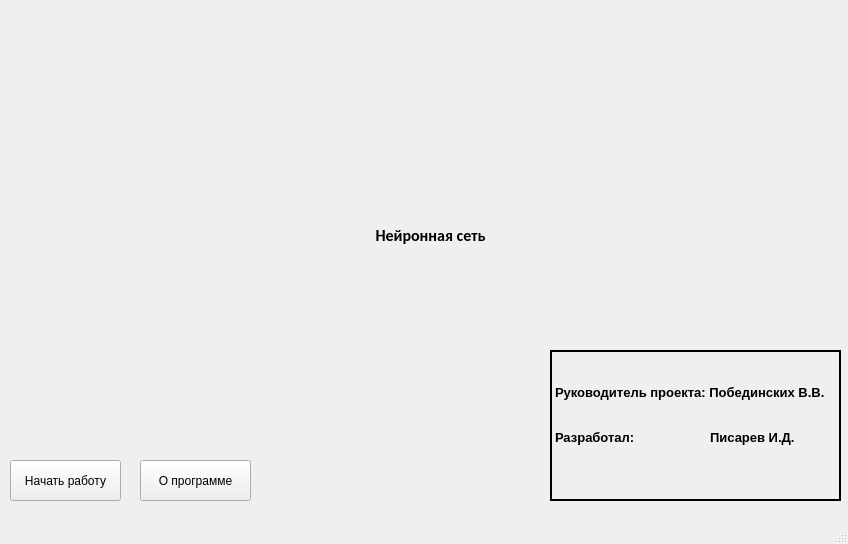
<?xml version="1.0" encoding="UTF-8"?>
<ui version="4.0">
 <class>MainWindow</class>
 <widget class="QMainWindow" name="MainWindow">
  <property name="geometry">
   <rect>
    <x>0</x>
    <y>0</y>
    <width>848</width>
    <height>544</height>
   </rect>
  </property>
  <property name="windowTitle">
   <string>УГЛТУ</string>
  </property>
  <property name="windowIcon">
   <iconset>
    <normaloff>resources/icon.png</normaloff>resources/icon.png</iconset>
  </property>
  <widget class="QWidget" name="centralwidget">
   <widget class="QLabel" name="LogoLabel">
    <property name="geometry">
     <rect>
      <x>-10</x>
      <y>0</y>
      <width>541</width>
      <height>191</height>
     </rect>
    </property>
    <property name="text">
     <string/>
    </property>
    <property name="pixmap">
     <pixmap>../../../logo.png</pixmap>
    </property>
    <property name="scaledContents">
     <bool>false</bool>
    </property>
    <property name="wordWrap">
     <bool>false</bool>
    </property>
   </widget>
   <widget class="QPushButton" name="StartWorkBtn">
    <property name="geometry">
     <rect>
      <x>10</x>
      <y>460</y>
      <width>111</width>
      <height>41</height>
     </rect>
    </property>
    <property name="text">
     <string>Начать работу</string>
    </property>
    <property name="autoDefault">
     <bool>false</bool>
    </property>
    <property name="default">
     <bool>false</bool>
    </property>
    <property name="flat">
     <bool>false</bool>
    </property>
   </widget>
   <widget class="QLabel" name="MainTextLabel">
    <property name="geometry">
     <rect>
      <x>240</x>
      <y>190</y>
      <width>381</width>
      <height>91</height>
     </rect>
    </property>
    <property name="font">
     <font>
      <family>Calibri</family>
      <pointsize>12</pointsize>
      <weight>75</weight>
      <bold>true</bold>
     </font>
    </property>
    <property name="text">
     <string>Нейронная сеть</string>
    </property>
    <property name="alignment">
     <set>Qt::AlignCenter</set>
    </property>
   </widget>
   <widget class="QLabel" name="DevLabel">
    <property name="geometry">
     <rect>
      <x>550</x>
      <y>350</y>
      <width>291</width>
      <height>151</height>
     </rect>
    </property>
    <property name="font">
     <font>
      <pointsize>10</pointsize>
      <weight>75</weight>
      <bold>true</bold>
     </font>
    </property>
    <property name="frameShape">
     <enum>QFrame::WinPanel</enum>
    </property>
    <property name="text">
     <string>

Руководитель проекта: Побединских В.В.


Разработал:                     Писарев И.Д.</string>
    </property>
    <property name="alignment">
     <set>Qt::AlignLeading|Qt::AlignLeft|Qt::AlignTop</set>
    </property>
   </widget>
   <widget class="QPushButton" name="FAQBtn">
    <property name="geometry">
     <rect>
      <x>140</x>
      <y>460</y>
      <width>111</width>
      <height>41</height>
     </rect>
    </property>
    <property name="text">
     <string>О программе</string>
    </property>
    <property name="autoDefault">
     <bool>false</bool>
    </property>
    <property name="default">
     <bool>false</bool>
    </property>
    <property name="flat">
     <bool>false</bool>
    </property>
   </widget>
  </widget>
  <widget class="QMenuBar" name="menubar">
   <property name="geometry">
    <rect>
     <x>0</x>
     <y>0</y>
     <width>848</width>
     <height>21</height>
    </rect>
   </property>
  </widget>
  <widget class="QStatusBar" name="statusbar"/>
 </widget>
 <resources/>
 <connections/>
</ui>
